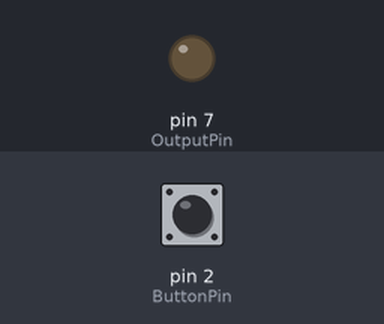
Simulated run of this sketch. Board: Arduino Uno, built with avr-gcc and run on an emulated ATmega328P. On the bench: output pins drawn as LEDs (lit = HIGH). Inputs (shaded band) come from the test bench; at power-on: pin 2 (ButtonPin) LOW.

Above: at 1.2 s.
1.3 s: pin 2 (ButtonPin) pulled HIGH for 0.15 s
At 1.37 s:
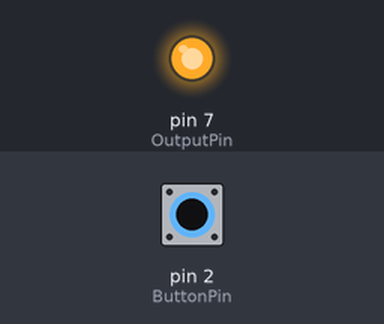
2.9 s: pin 2 (ButtonPin) pulled HIGH for 3.2 s
At 6.6 s:
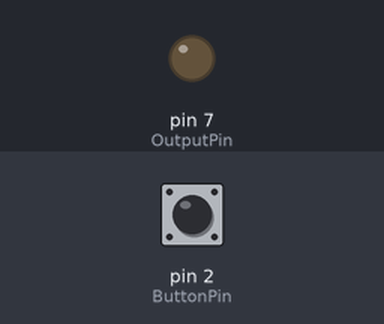
Timing chart, 0 to 8.1 s (numbered marks = the images above; inputs shaded):
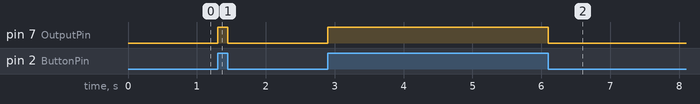

Measured:
- after the input at 1.3 s, pin 7 (OutputPin): LOW → HIGH at once, → LOW 0.15 s later
- after the input at 2.9 s, pin 7 (OutputPin): LOW → HIGH at once, → LOW 3.2 s later

The sketch:

BlockDataGen.ino
```cpp
const int ButtonPin = 2;     // Push button pin, D2
const int OutputPin =  7;      // Output pin, D7

// Variable for reading the pushbutton status
int buttonState = 0;

void setup() {
    // initialize the output pin as an output:
    pinMode(OutputPin, OUTPUT);
    // initialize the pushbutton pin as an input:
    pinMode(ButtonPin, INPUT);
}

void loop(){
    buttonState = digitalRead(ButtonPin);
    if (buttonState == HIGH) {
        digitalWrite(OutputPin, HIGH);
    }
    else {
        digitalWrite(OutputPin, LOW);
    }
}
```
